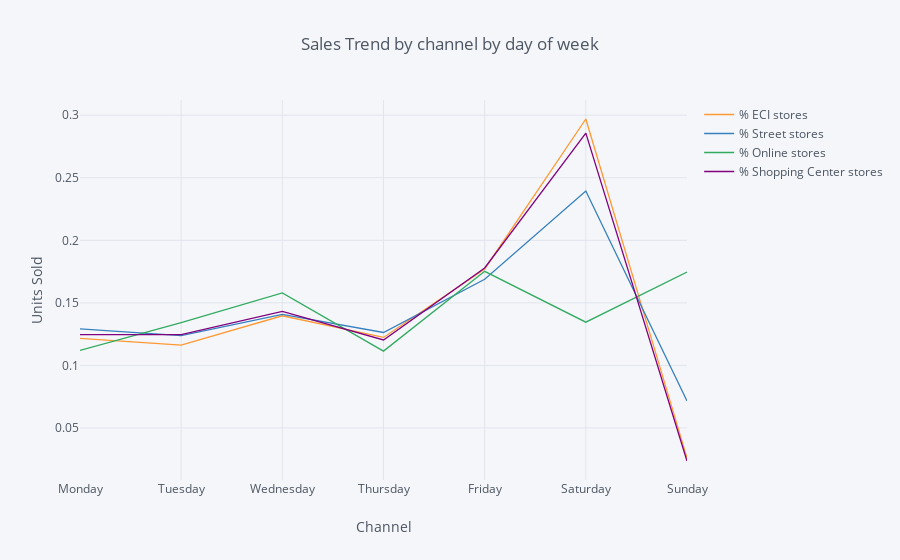

The notebook cell saved with this chart:
### Code cell
pivot_days.iplot(kind = 'line',
            x = 'DayOfWeek',
            xTitle = 'Channel',
            yTitle = 'Units Sold',
            title = 'Sales Trend by channel by day of week')

### Figure 1 — Plotly figure (JSON) as saved in the notebook; plotly's stock layout.template omitted (floating-point values rounded to 4 significant figures)
{"data": [{"line": {"color": "rgba(255, 153, 51, 1.0)", "dash": "solid", "shape": "linear", "width": 1.3}, "mode": "lines", "name": "% ECI stores", "text": "", "type": "scatter", "uid": "842704d4-dd90-4939-8be4-2e384b9d6444", "x": ["Monday", "Tuesday", "Wednesday", "Thursday", "Friday", "Saturday", "Sunday"], "y": [0.1216, 0.1162, 0.1397, 0.1224, 0.1771, 0.297, 0.02607]}, {"line": {"color": "rgba(55, 128, 191, 1.0)", "dash": "solid", "shape": "linear", "width": 1.3}, "mode": "lines", "name": "% Street stores", "text": "", "type": "scatter", "uid": "91af6eca-f590-49e5-a6a6-cafe128840b0", "x": ["Monday", "Tuesday", "Wednesday", "Thursday", "Friday", "Saturday", "Sunday"], "y": [0.1292, 0.1238, 0.1408, 0.1263, 0.1689, 0.2394, 0.07152]}, {"line": {"color": "rgba(50, 171, 96, 1.0)", "dash": "solid", "shape": "linear", "width": 1.3}, "mode": "lines", "name": "% Online stores", "text": "", "type": "scatter", "uid": "307c5f5c-1d15-4e5b-8433-e120e9597395", "x": ["Monday", "Tuesday", "Wednesday", "Thursday", "Friday", "Saturday", "Sunday"], "y": [0.112, 0.1341, 0.158, 0.1114, 0.1752, 0.1345, 0.1747]}, {"line": {"color": "rgba(128, 0, 128, 1.0)", "dash": "solid", "shape": "linear", "width": 1.3}, "mode": "lines", "name": "% Shopping Center stores", "text": "", "type": "scatter", "uid": "686c8b03-eb82-464f-af6a-52e5552a2dd9", "x": ["Monday", "Tuesday", "Wednesday", "Thursday", "Friday", "Saturday", "Sunday"], "y": [0.1247, 0.1246, 0.1432, 0.1203, 0.1779, 0.2857, 0.02361]}], "layout": {"legend": {"bgcolor": "#F5F6F9", "font": {"color": "#4D5663"}}, "paper_bgcolor": "#F5F6F9", "plot_bgcolor": "#F5F6F9", "title": {"font": {"color": "#4D5663"}, "text": "Sales Trend by channel by day of week"}, "xaxis": {"gridcolor": "#E1E5ED", "showgrid": true, "tickfont": {"color": "#4D5663"}, "title": {"font": {"color": "#4D5663"}, "text": "Channel"}, "zerolinecolor": "#E1E5ED"}, "yaxis": {"gridcolor": "#E1E5ED", "showgrid": true, "tickfont": {"color": "#4D5663"}, "title": {"font": {"color": "#4D5663"}, "text": "Units Sold"}, "zerolinecolor": "#E1E5ED"}}}
